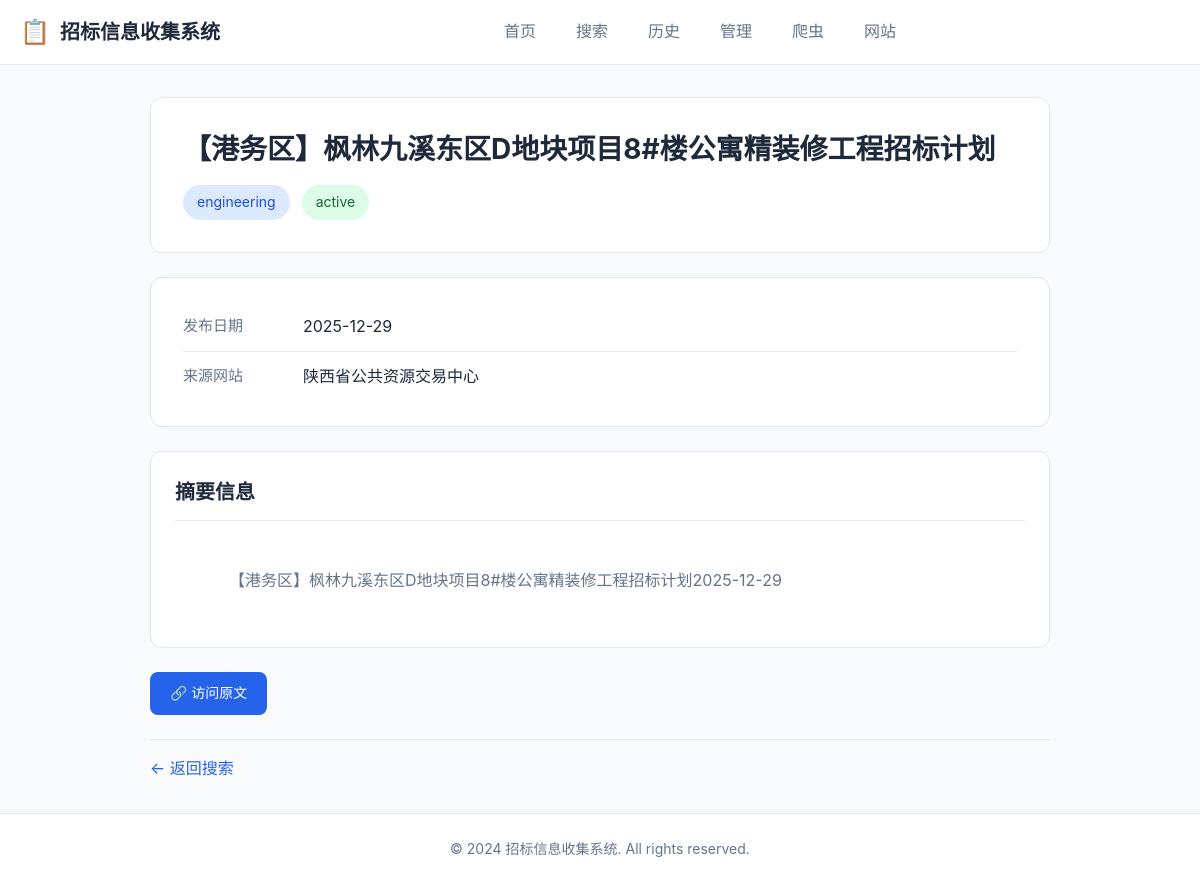
The app's page /tender/1 with its own data.
### app/models.py (models this page shows, shortened)
class Tender(db.Model):
    id = db.Column(db.Integer, primary_key=True)
    title = db.Column(db.String(500), nullable=False, index=True)
    publish_date = db.Column(db.Date, nullable=False, index=True)
    publish_time = db.Column(db.Time, nullable=True)
    organization = db.Column(db.String(200), nullable=True, index=True)
    location = db.Column(db.String(100), nullable=True)
    summary = db.Column(db.Text, nullable=True)
    content = db.Column(db.Text, nullable=True)
    source_url = db.Column(db.String(1000), nullable=True)
    source_website = db.Column(db.String(100), nullable=True)
    category = db.Column(db.String(50), nullable=True)
    status = db.Column(db.String(20), default='active')
    view_count = db.Column(db.Integer, default=0)
    created_at = db.Column(db.DateTime, default=datetime.utcnow)
    updated_at = db.Column(db.DateTime, default=datetime.utcnow, onupdate=datetime.utcnow)
    user_id = db.Column(db.Integer, db.ForeignKey('user.id'), nullable=True)
    fingerprints = db.relationship('TenderFingerprint', backref='tender', lazy='dynamic')
    favorites = db.relationship('Favorite', backref='tender', lazy='dynamic')

### app/routes/tenders.py (the view)
@bp.route('/tender/<int:tender_id>')
def tender_detail(tender_id):
    tender = Tender.query.get_or_404(tender_id)
    tender.view_count += 1
    db.session.commit()
    is_favorite = False
    return render_template('tender_detail.html', tender=tender, is_favorite=is_favorite)

### app/templates/tender_detail.html (shortened to what this page needs)
{% extends "base.html" %}
{% block content %}
<div class="detail-page">
    <div class="detail-header">
        <h1>{{ tender.title }}</h1>
        <div class="detail-meta">
            {% if tender.category %}
            <span class="meta-tag">{{ tender.category }}</span>
            {% endif %}
            {% if tender.status %}
            <span class="meta-tag status-{{ tender.status }}">{{ tender.status }}</span>
            {% endif %}
        </div>
    </div>
    <div class="detail-info">
        {% if tender.publish_date %}
        <div class="info-row">
            <span class="info-label">发布日期</span>
            <span class="info-value">{{ tender.publish_date.strftime('%Y-%m-%d') }}</span>
        </div>
        {% endif %}
        {% if tender.source_website %}
        <div class="info-row">
            <span class="info-label">来源网站</span>
            <span class="info-value">{{ tender.source_website }}</span>
        </div>
        {% endif %}
    </div>
    {% if tender.summary %}
    <div class="detail-section">
        <h2>摘要信息</h2>
        <div class="summary-content">
            {{ tender.summary }}
        </div>
    </div>
    {% endif %}
    <div class="detail-actions">
        {% if tender.source_url %}
        <a href="{{ tender.source_url }}" target="_blank" class="btn btn-primary">
            🔗 访问原文
        </a>
        {% endif %}
    </div>
    <div class="back-link">
        <a href="{{ url_for('tenders.search') }}">← 返回搜索</a>
    </div>
</div>
{% endblock %}

### app/static/css/style.css (style rules this page uses)
:root { --primary-color: #2563eb; --primary-hover: #1d4ed8; --secondary-color: #64748b; --success-color: #22c55e; --warning-color: #f59e0b; --danger-color: #ef4444; --bg-color: #f8fafc; --card-bg: #ffffff; --text-primary: #1e293b; --text-secondary: #64748b; --border-color: #e2e8f0; --shadow: 0 1px 3px rgba(0,0,0,0.1); --shadow-lg: 0 4px 6px rgba(0,0,0,0.1); --radius: 8px; --radius-lg: 12px; }
* { margin: 0; padding: 0; box-sizing: border-box; }
body { font-family: -apple-system, BlinkMacSystemFont, 'Segoe UI', Roboto, 'Helvetica Neue', Arial, sans-serif; background-color: var(--bg-color); color: var(--text-primary); line-height: 1.6; min-height: 100vh; display: flex; flex-direction: column; }
.btn { display: inline-flex; align-items: center; justify-content: center; gap: 6px; padding: 10px 20px; font-size: 0.875rem; font-weight: 500; border: none; border-radius: var(--radius); cursor: pointer; text-decoration: none; transition: all 0.2s; }
.btn-primary { background: var(--primary-color); color: white; }
.detail-page { max-width: 900px; margin: 0 auto; }
.detail-header { background: var(--card-bg); border: 1px solid var(--border-color); border-radius: var(--radius-lg); padding: 32px; margin-bottom: 24px; }
.detail-header h1 { font-size: 1.75rem; line-height: 1.4; margin-bottom: 16px; }
.detail-meta { display: flex; gap: 12px; }
.meta-tag { padding: 6px 14px; background: #dbeafe; color: #1d4ed8; border-radius: 20px; font-size: 0.875rem; }
.status-active { background: #dcfce7; color: #166534; }
.detail-info { background: var(--card-bg); border: 1px solid var(--border-color); border-radius: var(--radius-lg); padding: 24px 32px; margin-bottom: 24px; }
.info-row { display: flex; padding: 12px 0; border-bottom: 1px solid var(--border-color); }
.info-row:last-child { border-bottom: none; }
.info-label { width: 120px; color: var(--text-secondary); font-size: 0.9375rem; }
.info-value { flex: 1; color: var(--text-primary); }
.detail-section { background: var(--card-bg); border: 1px solid var(--border-color); border-radius: var(--radius-lg); padding: 24px 32px; margin-bottom: 24px; }
.detail-section h2 { font-size: 1.25rem; margin-bottom: 16px; padding-bottom: 12px; border-bottom: 1px solid var(--border-color); }
.summary-content, .content-content { color: var(--text-secondary); line-height: 1.8; white-space: pre-wrap; }
.detail-actions { display: flex; gap: 12px; margin-bottom: 24px; }
.back-link { padding-top: 16px; border-top: 1px solid var(--border-color); }
.back-link a { color: var(--primary-color); text-decoration: none; }
.detail-section { padding: 24px; border-bottom: 1px solid var(--border-color); }

### records on screen
Tender: title "【港务区】枫林九溪东区D地块项目8#楼公寓精装修工程招标计划", category "engineering", status "active", publish_date "2025-12-29", source_website "陕西省公共资源交易中心", summary "【港务区】枫林九溪东区D地块项目8#楼公寓精装修工程招标计划2025-12-29"
